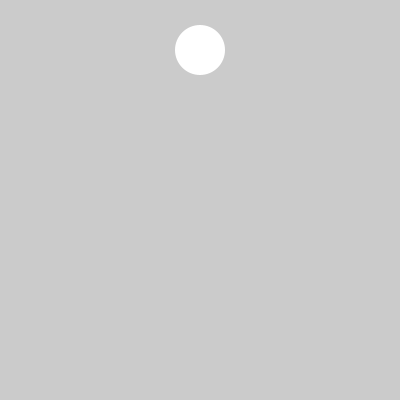
Frame 1 (no input)
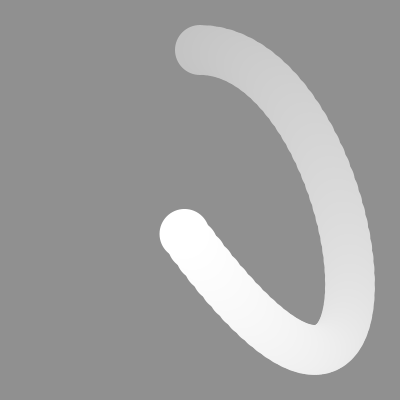
Frame 60 (the mouse pressed at the canvas centre just before this capture)
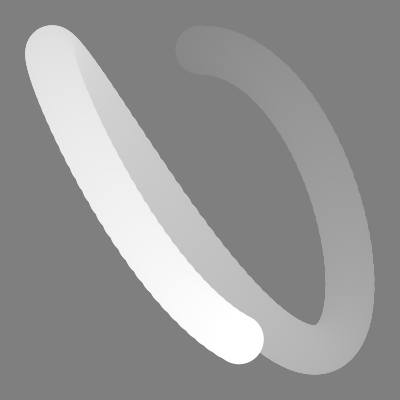
Frame 120 (the mouse held since frame 60 and released just before this capture)

The Processing sketch that drew these frames (run headless with seeded random() and noise(); from frame 60 on, the mouse is pressed at the canvas centre):

// Processing sketch: SinCos
// ── SinCos.pde
// SinCos
//
// 2D movement using a combination of sin & cos
//
// Dan Wilcox danomatika.com 2016
//
// Helpful:
//
// Built in constants for radians:
// PI, TWO_PI, HALF_PI -> PI+TWO_PI
//
// If you like degrees instead:
// convert from degrees to radians with radians(90);

// current position
float x, y;

// position to be anchored around
float anchorX, anchorY;

// how much to move +/- around the anchor pos
float offsetX, offsetY;

// animation variable to give to sin/cos
float angleX = 0.0;
float angleY = PI;

void setup() {
  size(400, 400);
  
  anchorX = width/2;
  anchorY = height/2;
  
  offsetX = 150;
  offsetY = 150;
}

void draw() {
  
  // alpha blended background
  fill(0, 0, 0, 1);
  rect(-1, -1, width+1, height+1);
  
  // update the position
  x = anchorX + sin(angleX) * offsetX;
  y = anchorY + cos(angleY) * offsetY;
  
  // move the angle along the sin/cos curve
  angleX = angleX + 0.055; // <- play with this number
  angleY = angleY + 0.076; // <- play with this number
  
  // draw
  noStroke();
  fill(255);
  ellipse(x, y, 50, 50);
}
